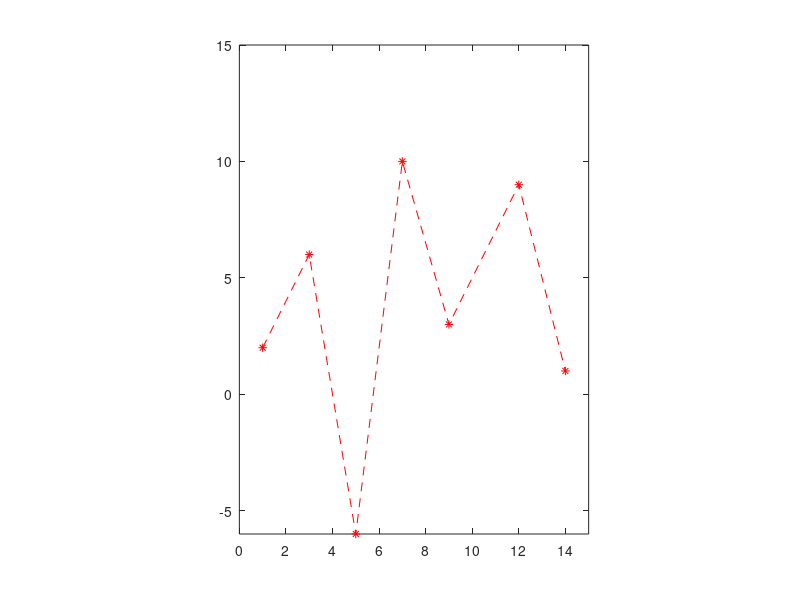

MATLAB code to generate this figure: (Note: this script raises an error after producing the figure.)
clear

px = [1 3 5 7 9 12 14];
py = [2 6 -6 10 3 9 1];

n = 6;

plot(px,py, 'r*--');

axis equal
axis([0 15 -6 15])
hold on

syms t

cx(t) = 0*t;
cy(t) = 0*t;

for i=0:n
   b(t) = nchoosek(n,i) * t^i * (1-t)^(n-i);
   cx(t) = cx(t) + px(i+1) * b(t);
   cy(t) = cy(t) + py(i+1) * b(t);
end

fplot(cx, cy, [0 1])
